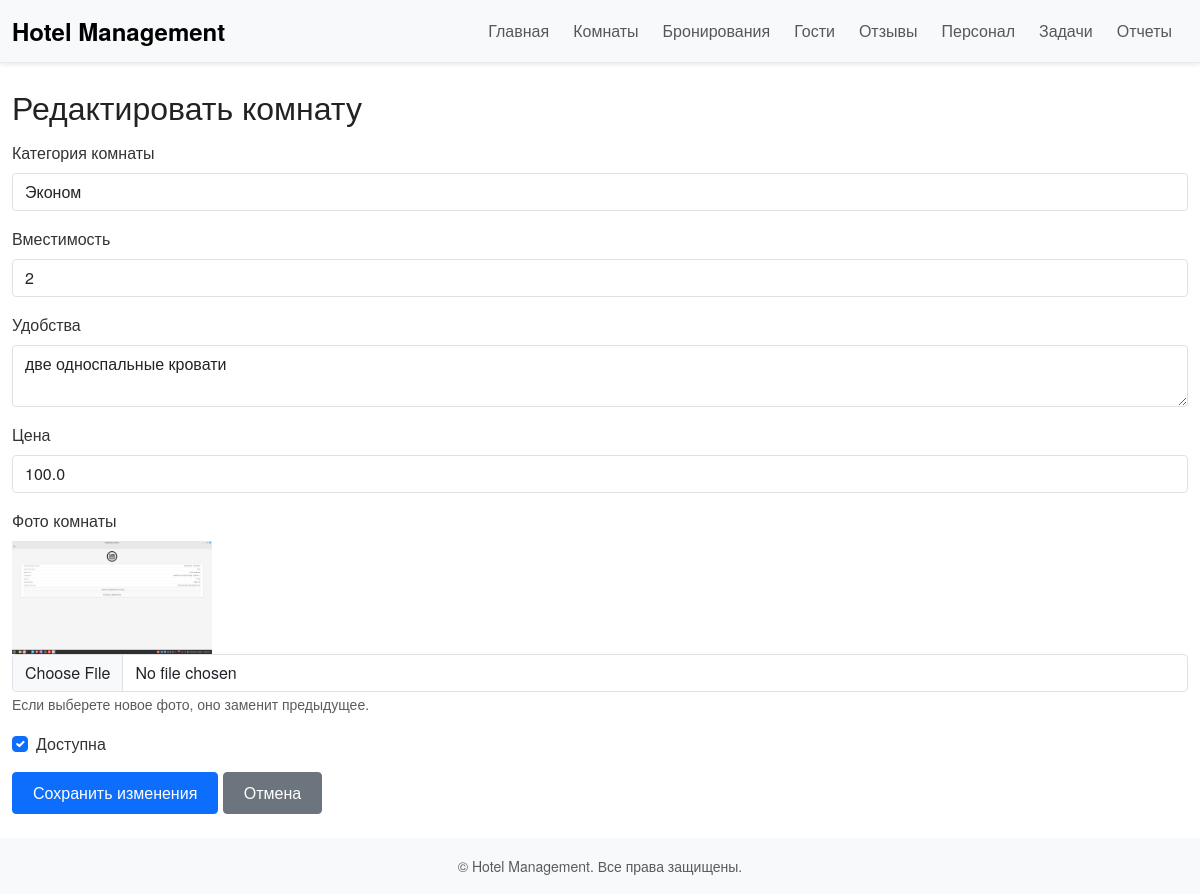
The app's page /rooms/edit/1 with its own data.
### tables this page shows
CREATE TABLE rooms (
            id INTEGER PRIMARY KEY AUTOINCREMENT,
            type TEXT NOT NULL,
            capacity INTEGER,
            amenities TEXT,
            price REAL,
            photo TEXT,           -- путь к файлу фотографии
            available INTEGER DEFAULT 1
        );

### app.py (the view, shortened to what this page needs)
@app.route('/rooms/edit/<int:room_id>', methods=['GET', 'POST'])
def edit_room(room_id):
    conn = get_db_connection()
    room = conn.execute("SELECT * FROM rooms WHERE id = ?", (room_id,)).fetchone()
    if room is None:
        flash("Комната не найдена", "danger")
        return redirect(url_for('list_rooms'))
    conn.close()
    return render_template('edit_room.html', room=room)

### app.py (called while the page is built)
def get_db_connection():
    conn = sqlite3.connect(DATABASE)
    conn.row_factory = sqlite3.Row  # позволит обращаться по именам столбцов
    return conn

### templates/edit_room.html (shortened to what this page needs)
{% extends "base.html" %}
{% block content %}
<h2>Редактировать комнату</h2>
<form action="{{ url_for('edit_room', room_id=room['id']) }}" method="post" enctype="multipart/form-data">
  <div class="mb-3">
    <label for="type" class="form-label">Категория комнаты</label>
    <input type="text" class="form-control" id="type" name="type" value="{{ room['type'] }}" required>
  </div>
  <div class="mb-3">
    <label for="capacity" class="form-label">Вместимость</label>
    <input type="number" class="form-control" id="capacity" name="capacity" value="{{ room['capacity'] }}">
  </div>
  <div class="mb-3">
    <label for="amenities" class="form-label">Удобства</label>
    <textarea class="form-control" id="amenities" name="amenities">{{ room['amenities'] }}</textarea>
  </div>
  <div class="mb-3">
    <label for="price" class="form-label">Цена</label>
    <input type="number" step="0.01" class="form-control" id="price" name="price" value="{{ room['price'] }}">
  </div>
  <div class="mb-3">
    <label for="photo" class="form-label">Фото комнаты</label><br>
    {% if room['photo'] %}
      <img src="{{ url_for('static', filename=room['photo']) }}" alt="Фото комнаты" style="max-width:200px;"><br>
    {% else %}
      <p>Нет фото</p>
    {% endif %}
    <input type="file" class="form-control" id="photo" name="photo">
    <small class="form-text text-muted">Если выберете новое фото, оно заменит предыдущее.</small>
  </div>
  <div class="mb-3 form-check">
    <input type="checkbox" class="form-check-input" id="available" name="available" {% if room['available'] %}checked{% endif %}>
    <label class="form-check-label" for="available">Доступна</label>
  </div>
  <button type="submit" class="btn btn-primary">Сохранить изменения</button>
  <a href="{{ url_for('list_rooms') }}" class="btn btn-secondary">Отмена</a>
</form>
{% endblock %}

### static/css/style.css (style rules this page uses)
html, body { background-color: #ffffff; color: #333333; font-family: 'Helvetica Neue', Arial, sans-serif; margin: 0; padding: 0; }
h1, h2, h3, h4, h5, h6 { font-weight: 300; color: #222222; margin-bottom: 1rem; }
.form-control { border-radius: 0.25rem; }
.btn { border-radius: 0.25rem; padding: 0.5rem 1.25rem; }

### records on screen
rooms: type "Эконом", capacity "2", amenities "две односпальные кровати", price "100.0", photo (picture), available "☑"
